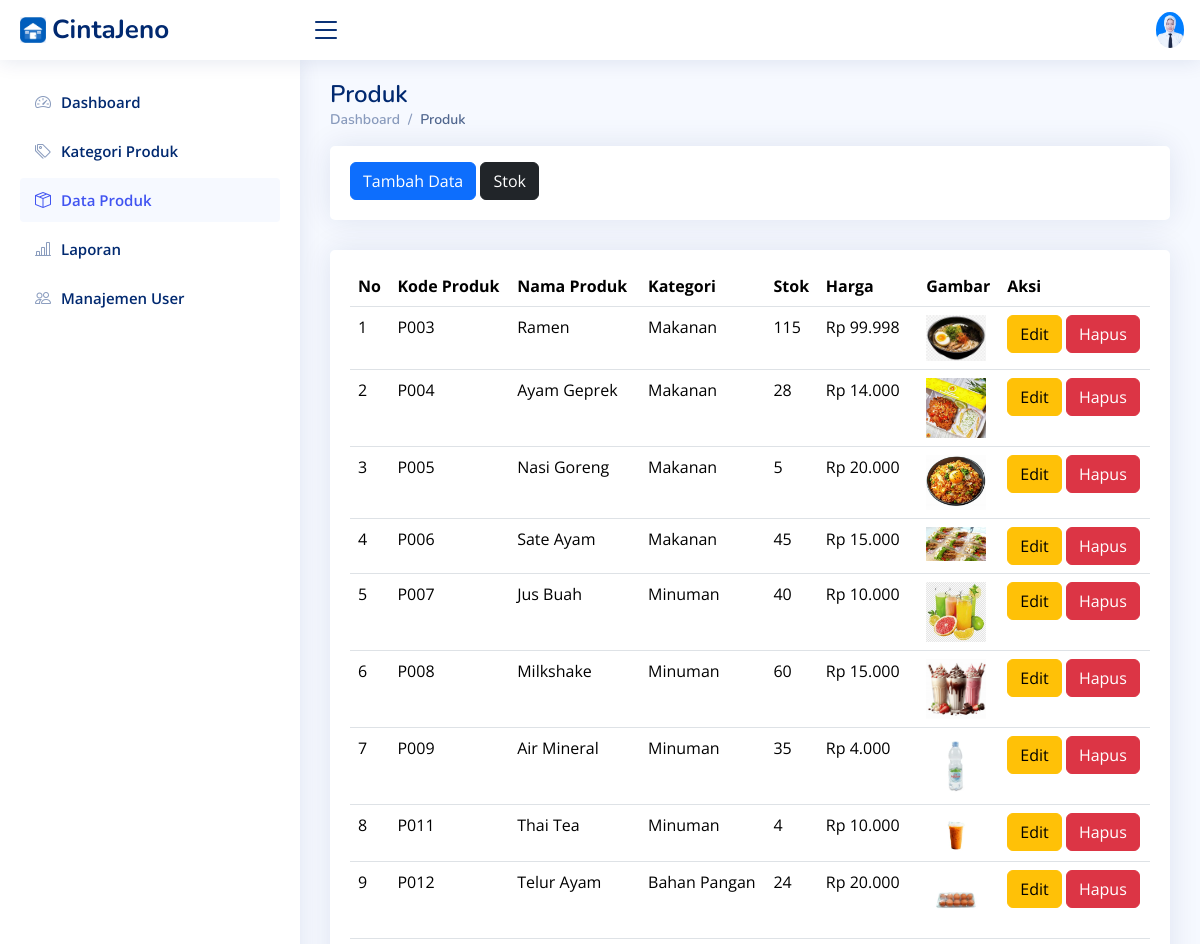
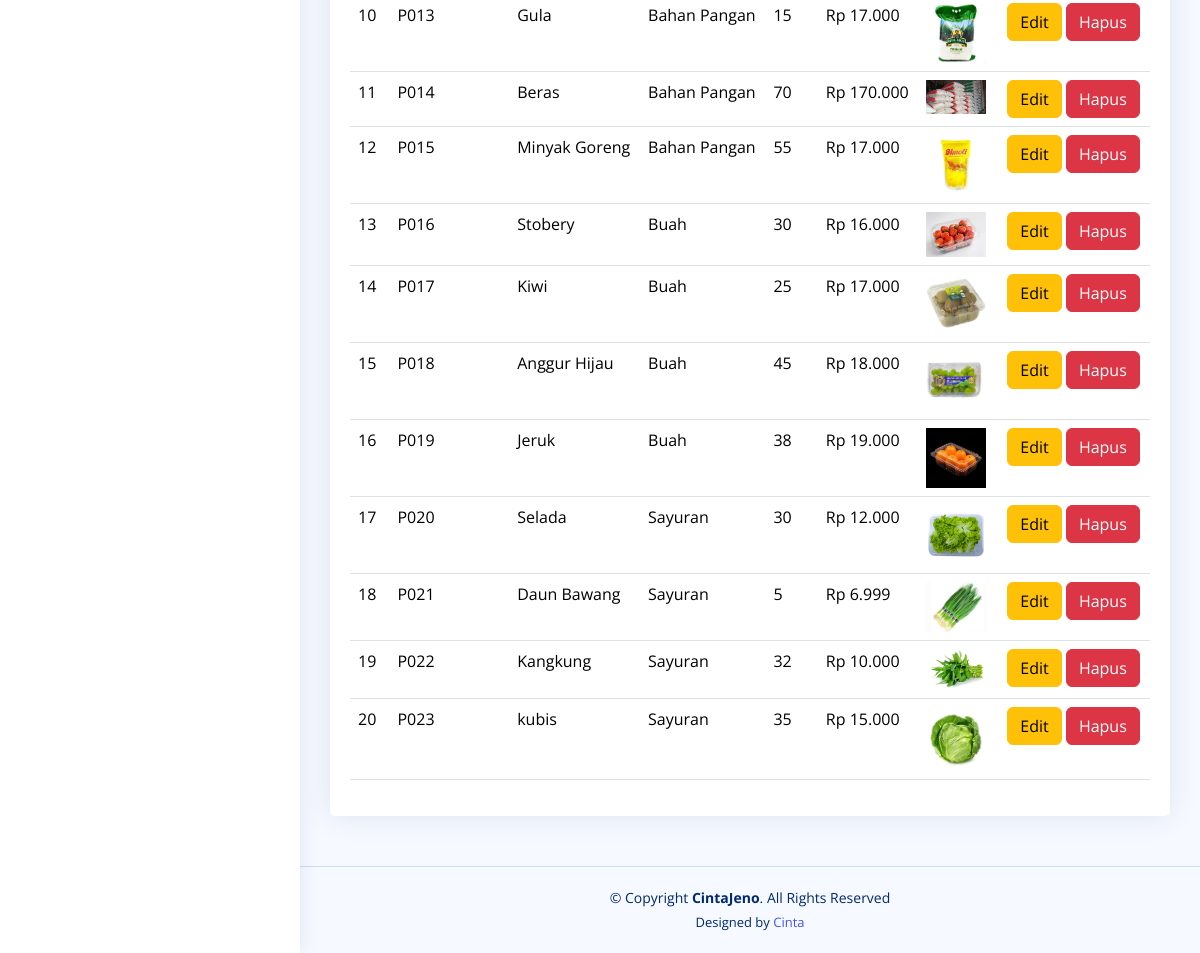
Screenshot of /produk.php (signed in) with the database file from the repository (2 pictures, top to bottom).
### tables this page shows
CREATE TABLE `products` (
  `id` int NOT NULL,
  `category_id` varchar(50) DEFAULT NULL,
  `product_code` varchar(150) DEFAULT NULL,
  `product_name` varchar(40) DEFAULT NULL,
  `stock` int NOT NULL DEFAULT '0',
  `min_stock` int NOT NULL DEFAULT '5',
  `price` int DEFAULT NULL,
  `gambar` varchar(225) NOT NULL,
  `created_at` timestamp NOT NULL DEFAULT CURRENT_TIMESTAMP,
  `updated_at` timestamp NOT NULL DEFAULT CURRENT_TIMESTAMP ON UPDATE CURRENT_TIMESTAMP
);

CREATE TABLE `categories` (
  `id` int NOT NULL,
  `kd_kat` varchar(6) NOT NULL,
  `category_name` varchar(100) NOT NULL
);

### produk.php (the view, shortened to what this page needs)
<!DOCTYPE html>
<html lang="en">
<head>
  <link href="assets/vendor/bootstrap/css/bootstrap.min.css" rel="stylesheet">
  <link href="assets/vendor/bootstrap-icons/bootstrap-icons.css" rel="stylesheet">
  <link href="assets/vendor/boxicons/css/boxicons.min.css" rel="stylesheet">
  <link href="assets/vendor/quill/quill.snow.css" rel="stylesheet">
  <link href="assets/vendor/quill/quill.bubble.css" rel="stylesheet">
  <link href="assets/vendor/remixicon/remixicon.css" rel="stylesheet">
  <link href="assets/vendor/simple-datatables/style.css" rel="stylesheet">
  <link href="assets/css/style.css" rel="stylesheet">
</head>
<body>
  <header id="header" class="header fixed-top d-flex align-items-center">
    <div class="d-flex align-items-center justify-content-between">
      <a href="index.php" class="logo d-flex align-items-center">
        <img src="assets/img/logobarang.jpeg" alt="">
        <span class="d-none d-lg-block">CintaJeno</span>
      </a>
      <i class="bi bi-list toggle-sidebar-btn"></i>
    </div>
    <nav class="header-nav ms-auto">
      <ul class="d-flex align-items-center">
        <li class="nav-item dropdown pe-3">
          <a
            class="nav-link nav-profile d-flex align-items-center pe-0"
            href="#"
            data-bs-toggle="dropdown">
            <img
              src="assets/img/fotoprofil.jpeg"
              alt="Profile"
              class="rounded-circle" />
          </a>
        </li>
      </ul>
    </nav>
  </header>
  <aside id="sidebar" class="sidebar">
    <ul class="sidebar-nav" id="sidebar-nav">
      <li class="nav-item">
        <a class="nav-link collapsed" href="index.php">
          <i class="bi bi-speedometer2"></i>
          <span>Dashboard</span>
        </a>
      </li>
      <li class="nav-item">
        <a class="nav-link collapsed" href="kategori_produk.php">
          <i class="bi bi-tags"></i>
          <span>Kategori Produk</span>
        </a>
      </li>
      <li class="nav-item">
        <a class="nav-link " href="produk.php">
          <i class="bi bi-box-seam"></i>
          <span>Data Produk</span>
        </a>
      </li>
      <li class="nav-item">
        <a class="nav-link collapsed" href="laporan.php">
          <i class="bi bi-bar-chart-line"></i>
          <span>Laporan</span>
        </a>
      </li>
      <li class="nav-item">
        <a class="nav-link collapsed" href="users.php">
          <i class="bi bi-people"></i>
          <span>Manajemen User</span>
        </a>
      </li>
    </ul>
  </aside>
  <main id="main" class="main">
    <div class="pagetitle">
      <h1>Produk</h1>
      <nav>
        <ol class="breadcrumb">
          <li class="breadcrumb-item"><a href="index.php">Dashboard</a></li>
          <li class="breadcrumb-item active">Produk</li>
        </ol>
      </nav>
    </div>
    <div class="row">
      <div class="col-lg-12">
        <div class="card">
          <div class="card-body mt-3">
            <a href="t_produk.php" class="btn btn-primary">Tambah Data</a>
            <a href="stok.php" class="btn btn-dark">Stok</a>
          </div>
        </div>
      </div>
    </div>
    <section class="section">
      <div class="row">
        <div class="col-lg-12">
          <div class="card">
            <div class="card-body mt-3">
              <table class="table datatable">
                <thead>
                  <tr>
                    <th scope="col">No</th>
                    <th scope="col">Kode Produk</th>
                    <th scope="col">Nama Produk</th>
                    <th scope="col">Kategori</th>
                    <th scope="col">Stok</th>
                    <th scope="col">Harga</th>
                    <th scope="col">Gambar</th>
                    <th scope="col">Aksi</th>
                  </tr>
                </thead>
                <tbody>
                  <?php
                  include "koneksi.php";
                  $no = 1;
                  $sql = mysqli_query($conn, "
    SELECT p.*, c.category_name
    FROM products p
    LEFT JOIN categories c ON p.category_id = c.id
");
                  while ($data = mysqli_fetch_array($sql)) {
                  ?>
                    <tr>
                      <td><?php echo $no++; ?></td>
                      <td><?php echo $data['product_code']; ?></td>
                      <td><?php echo $data['product_name']; ?></td>
                      <td><?php echo $data['category_name']; ?></td>
                      <td><?php echo $data['stock']; ?></td>
                      <td>Rp <?php echo number_format($data['price'], 0, ',', '.'); ?></td>
                      <td>
                        <img src="produk_img/<?php echo $data['gambar']; ?>" width="60">
                      </td>
                      <td>
                        <a href="e_produk.php?id=<?php echo $data['id']; ?>" class="btn btn-warning">Edit</a>
                        <a href="h_produk.php?id=<?php echo $data['id']; ?>" class="btn btn-danger"
                          onclick="return confirm('Apakah Anda Yakin Ingin Menghapus Data?')">Hapus</a>
                      </td>
                    </tr>
                  <?php } ?>
                </tbody>
              </table>
            </div>
          </div>
        </div>
      </div>
    </section>
  </main>
  <footer id="footer" class="footer">
    <div class="copyright">
      &copy; Copyright <strong><span>CintaJeno</span></strong>. All Rights Reserved
    </div>
    <div class="credits">
      Designed by <a href="https://www.instagram.com/floverain_">Cinta</a>
    </div>
  </footer>
</body>
</html>

### assets/css/style.css (style rules this page uses)
:root { scroll-behavior: smooth; }
body { font-family: "Open Sans", sans-serif; background: #f6f9ff; color: #444444; }
a { color: #4154f1; text-decoration: none; }
h1, h2, h3, h4, h5, h6 { font-family: "Nunito", sans-serif; }
#main { margin-top: 60px; padding: 20px 30px; transition: all 0.3s; }
.pagetitle { margin-bottom: 10px; }
.pagetitle h1 { font-size: 24px; margin-bottom: 0; font-weight: 600; color: #012970; }
.card { margin-bottom: 30px; border: none; border-radius: 5px; box-shadow: 0px 0 30px rgba(1, 41, 112, 0.1); }
.card-body { padding: 0 20px 20px 20px; }
.breadcrumb { font-size: 14px; font-family: "Nunito", sans-serif; color: #899bbd; font-weight: 600; }
.breadcrumb a { color: #899bbd; transition: 0.3s; }
.breadcrumb .breadcrumb-item::before { color: #899bbd; }
.breadcrumb .active { color: #51678f; font-weight: 600; }
.logo { line-height: 1; }
@media (min-width: 1200px) { .logo { width: 280px; } }
.logo img { max-height: 26px; margin-right: 6px; }
.logo span { font-size: 26px; font-weight: 700; color: #012970; font-family: "Nunito", sans-serif; }
.header { transition: all 0.5s; z-index: 997; height: 60px; box-shadow: 0px 2px 20px rgba(1, 41, 112, 0.1); background-color: #fff; padding-left: 20px; }
.header .toggle-sidebar-btn { font-size: 32px; padding-left: 10px; cursor: pointer; color: #012970; }
.header-nav ul { list-style: none; }
.header-nav>ul { margin: 0; padding: 0; }
.header-nav .nav-profile { color: #012970; }
.header-nav .nav-profile img { max-height: 36px; }
.sidebar { position: fixed; top: 60px; left: 0; bottom: 0; width: 300px; z-index: 996; transition: all 0.3s; padding: 20px; overflow-y: auto; scrollbar-width: thin; scrollbar-color: #aab7cf transparent; box-shadow: 0px 0px 20px rgba(1, 41, 112, 0.1); background-color: #fff; }
@media (min-width: 1200px) { #main, #footer { margin-left: 300px; } }
.sidebar-nav { padding: 0; margin: 0; list-style: none; }
.sidebar-nav li { padding: 0; margin: 0; list-style: none; }
.sidebar-nav .nav-item { margin-bottom: 5px; }
.sidebar-nav .nav-link { display: flex; align-items: center; font-size: 15px; font-weight: 600; color: #4154f1; transition: 0.3; background: #f6f9ff; padding: 10px 15px; border-radius: 4px; }
.sidebar-nav .nav-link i { font-size: 16px; margin-right: 10px; color: #4154f1; }
.sidebar-nav .nav-link.collapsed { color: #012970; background: #fff; }
.sidebar-nav .nav-link.collapsed i { color: #899bbd; }
.footer { padding: 20px 0; font-size: 14px; transition: all 0.3s; border-top: 1px solid #cddfff; }
.footer .copyright { text-align: center; color: #012970; }
.footer .credits { padding-top: 5px; text-align: center; font-size: 13px; color: #012970; }

### rows the page displays
products: product_code "P003", product_name "Ramen", category.category_name "Makanan", stock "115", price "99.998", gambar (picture)
products: product_code "P004", product_name "Ayam Geprek", category.category_name "Makanan", stock "28", price "14.000", gambar (picture)
products: product_code "P005", product_name "Nasi Goreng", category.category_name "Makanan", stock "5", price "20.000", gambar (picture)
products: product_code "P006", product_name "Sate Ayam", category.category_name "Makanan", stock "45", price "15.000", gambar (picture)
products: product_code "P007", product_name "Jus Buah", category.category_name "Minuman", stock "40", price "10.000", gambar (picture)
products: product_code "P008", product_name "Milkshake", category.category_name "Minuman", stock "60", price "15.000", gambar (picture)
products: product_code "P009", product_name "Air Mineral", category.category_name "Minuman", stock "35", price "4.000", gambar (picture)
products: product_code "P011", product_name "Thai Tea", category.category_name "Minuman", stock "4", price "10.000", gambar (picture)
products: product_code "P012", product_name "Telur Ayam", category.category_name "Bahan Pangan", stock "24", price "20.000", gambar (picture)
products: product_code "P013", product_name "Gula", category.category_name "Bahan Pangan", stock "15", price "17.000", gambar (picture)
products: product_code "P014", product_name "Beras", category.category_name "Bahan Pangan", stock "70", price "170.000", gambar (picture)
products: product_code "P015", product_name "Minyak Goreng", category.category_name "Bahan Pangan", stock "55", price "17.000", gambar (picture)
products: product_code "P016", product_name "Stobery", category.category_name "Buah", stock "30", price "16.000", gambar (picture)
products: product_code "P017", product_name "Kiwi", category.category_name "Buah", stock "25", price "17.000", gambar (picture)
products: product_code "P018", product_name "Anggur Hijau", category.category_name "Buah", stock "45", price "18.000", gambar (picture)
products: product_code "P019", product_name "Jeruk", category.category_name "Buah", stock "38", price "19.000", gambar (picture)
products: product_code "P020", product_name "Selada", category.category_name "Sayuran", stock "30", price "12.000", gambar (picture)
products: product_code "P021", product_name "Daun Bawang", category.category_name "Sayuran", stock "5", price "6.999", gambar (picture)
products: product_code "P022", product_name "Kangkung", category.category_name "Sayuran", stock "32", price "10.000", gambar (picture)
products: product_code "P023", product_name "kubis", category.category_name "Sayuran", stock "35", price "15.000", gambar (picture)
